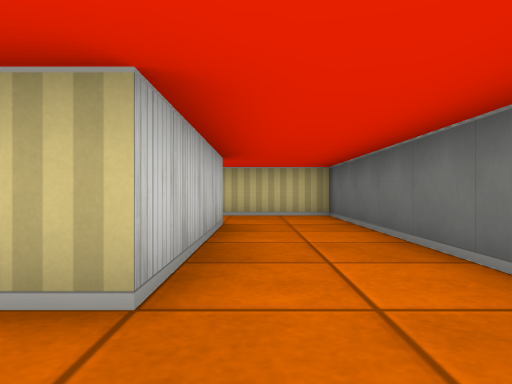
[1] (above)

13 first-person views from a walk through a cub3D ray-caster map. The camera is about half as high as the walls, looks level and sees 70° across. The floor is counted in squares. Each view is taken from the middle of a square. On the plan, view 1 faces up. The plan holds only what a view shows up to about 9 squares ahead; the rest is blank.

[2]
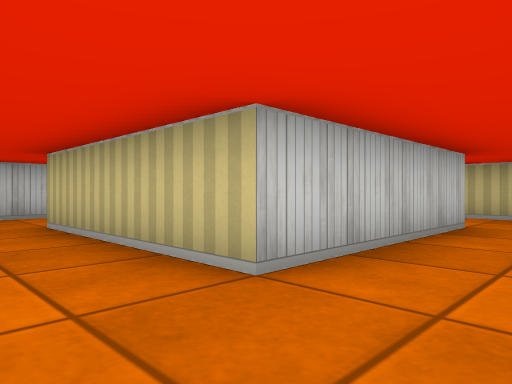

[3]
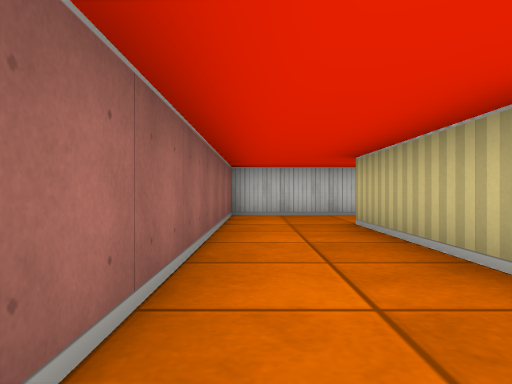

[4]
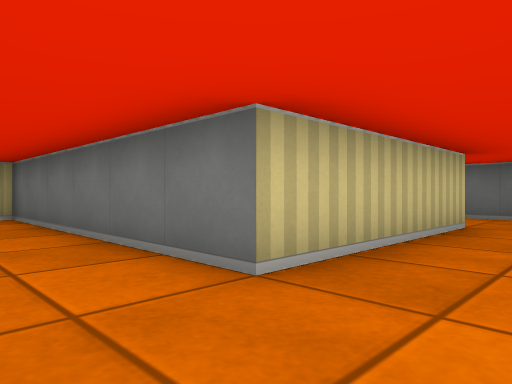

[5]
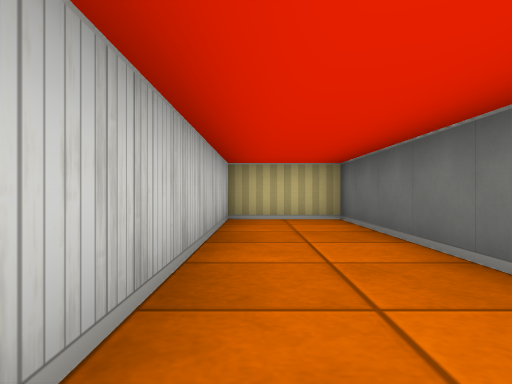

[6]
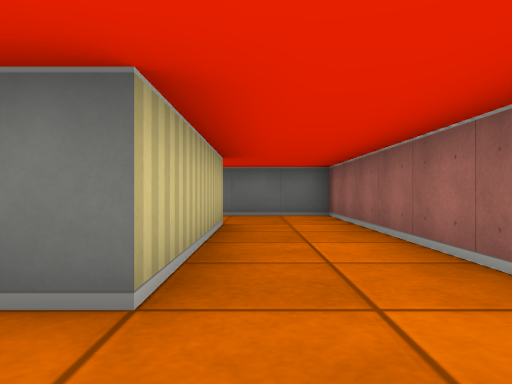

[7]
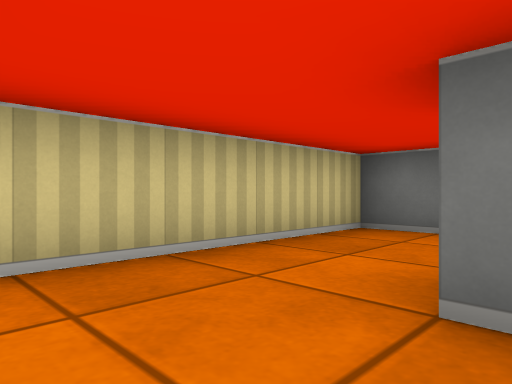

[8]
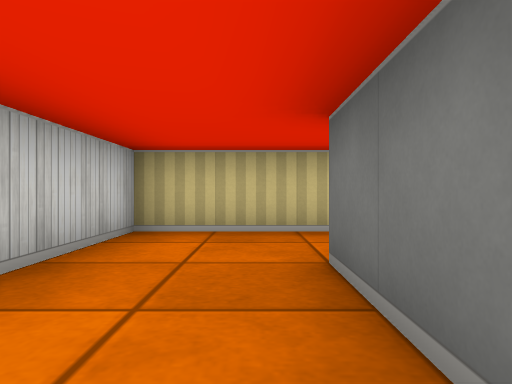

[9]
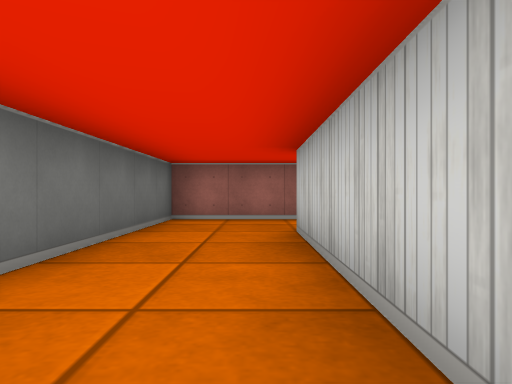

[10]
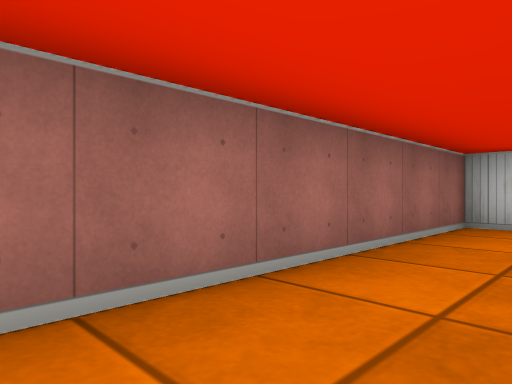

[11]
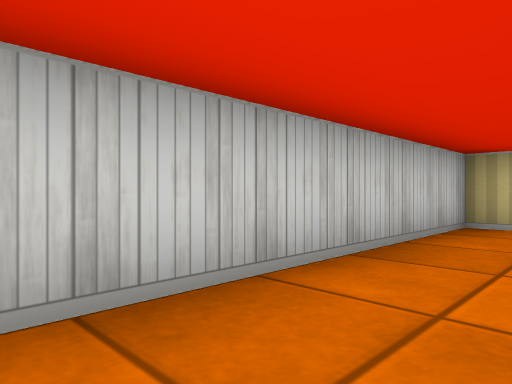

[12]
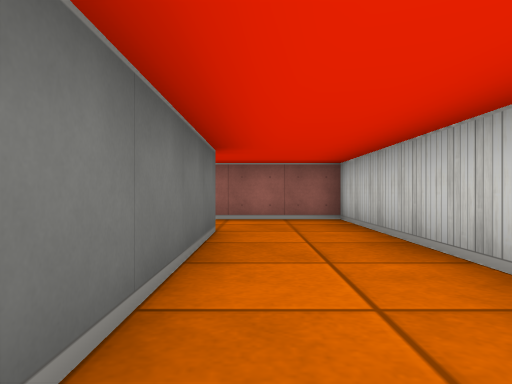

[13]
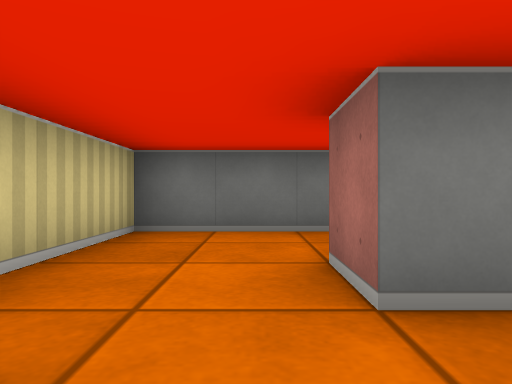

### Floor plan
Ten units are one square. View 1 is at (0, 0); x grows to the right and y downward. Boxes are objects, and circles mark ways between rooms. Rooms are numbered by the first view taken in them; rooms with no view inside come last. Other rooms are left out.
<svg viewBox="-70 -80 90 90">
<path fill="none" stroke="#000" d="M-5 -55 -5 -15 -45 -15 -45 -75 -65 -75 -65 5 15 5 15 -75 -5 -75M-15 -36 -15 -55 -5 -55M-5 -75 -35 -75 -35 -51"/>
<circle cx="-10" cy="-65" r="3" fill="#2a7"/>
<text x="-30" y="-10">1</text>
<text x="-20" y="-50">2</text>
</svg>
Room 1 opens to room 2.

Where each view was taken, in squares from view 1:
view 1: 0 up, 0 right, facing up
view 2: 0 up, 1 right, facing up-left
view 3: 0 up, 1 right, facing left
view 4: 0 up, 6 left, facing up-right
view 5: 1 up, 6 left, facing up
view 6: 1 up, 6 left, facing right
view 7: 5 up, 3 left, facing up-right
view 8: 3 up, 2 left, facing up
view 9: 6 up, 0 right, facing down
view 10: 1 up, 1 left, facing down-left
view 11: 2 up, 5 left, facing up-left
view 12: 6 up, 5 left, facing down
view 13: 6 up, 3 left, facing right
